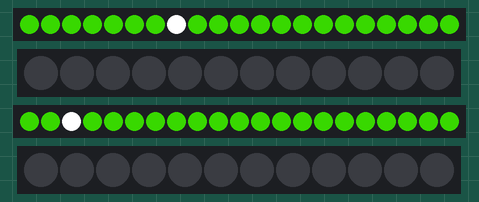
Bench run of a sketch on a simulated Arduino Nano, built with avr-gcc and run on an emulated ATmega328P. Shown: 2 × 21 RGB LEDs in strip order, left to right, 2 × 12 RGB LEDs in strip order, left to right. Random numbers use the default seed unless the sketch sets one.

Above: at 3.01 s.
At 8.09 s:
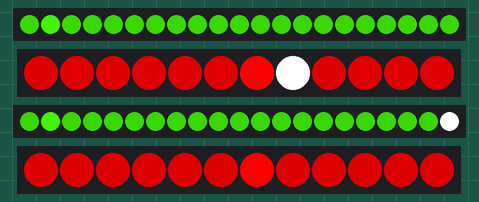
At 12.78 s:
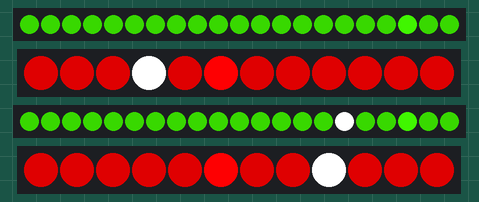
At 21.37 s:
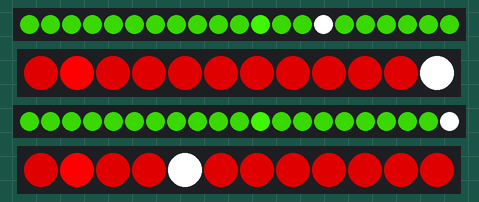
At 31.1 s:
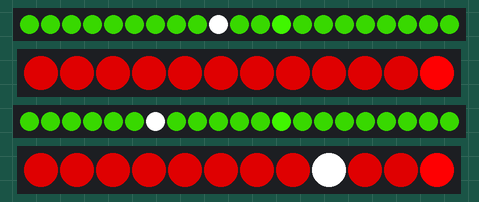
At 39.87 s:
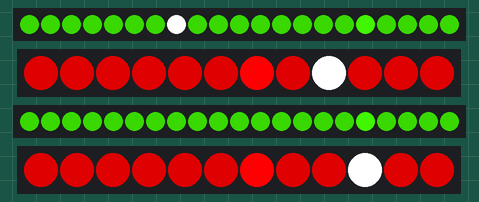

The sketch:

jellyfish_1.ino
```cpp
// NANO - ATMega328P (old bootloader)

#include "FastLED.h"
#define NUM_LEDSshort 12 //short
#define NUM_LEDSlong 21 //long

struct CRGB leds3[NUM_LEDSlong]; // 2 LONG
struct CRGB leds4[NUM_LEDSshort]; // 3 SHORT
struct CRGB leds5[NUM_LEDSlong];
struct CRGB leds6[NUM_LEDSshort];

//Lightning constants
#define FREQUENCY     30                // controls the interval between strikes
#define FLASHES       15                 // the upper limit of flashes per strike
#define BRIGHTNESS    255

//CRGB leds[NUM_LEDS];
#define color White;
unsigned int dimmer = 1;

uint8_t gHue = 0; // rotating "base color" used by many of the patterns
uint8_t myHue = 0;
uint8_t gBrightness = 180;
#define UPDATES_PER_SECOND 50


void setup() {

    delay(3000); // allows reprogramming if accidently blowing power w/leds
    LEDS.setBrightness(BRIGHTNESS);

    FastLED.addLeds<WS2812B,3,GRB>(leds3, NUM_LEDSlong).setCorrection(TypicalLEDStrip); // TALL ARM
    FastLED.addLeds<WS2812B,4,GRB>(leds4, NUM_LEDSshort).setCorrection(TypicalLEDStrip); // TALL ARM
    FastLED.addLeds<WS2812B,5,GRB>(leds5, NUM_LEDSlong).setCorrection(TypicalLEDStrip); // TALL ARM
    FastLED.addLeds<WS2812B,6,GRB>(leds6, NUM_LEDSshort).setCorrection(TypicalLEDStrip); // TALL ARM


}
void loop()
{
//  fill_solid( leds3, NUM_LEDSlong, CHSV(0,0,0));
//  fill_solid( leds4, NUM_LEDSshort, CHSV(0,0,0));
//  fill_solid( leds5, NUM_LEDSlong, CHSV(0,0,0));
//  fill_solid( leds6, NUM_LEDSshort, CHSV(0,0,0));

//  FastLED.show();
//
//
//   delay(150);
//  fill_solid( leds3, NUM_LEDSlong,CHSV(HUE_BLUE,255,255));
//  fill_solid( leds4, NUM_LEDSshort,CHSV(HUE_RED,255,255));
//  fill_solid( leds5, NUM_LEDSlong,CHSV(HUE_YELLOW,255,255));
//  fill_solid( leds6, NUM_LEDSshort,CHSV(HUE_PURPLE,255,255));
//
//        FastLED.show();
//   delay(150);
//  fill_solid( leds3, NUM_LEDSlong, CHSV(HUE_PURPLE,255,255));
//  fill_solid( leds4, NUM_LEDSshort, CHSV(HUE_RED,255,255));
//  fill_solid( leds5, NUM_LEDSlong, CHSV(HUE_GREEN,255,255));
//  fill_solid( leds6, NUM_LEDSshort, CHSV(HUE_YELLOW,255,255));
//
//        FastLED.show();
//   delay(150);
//
//        fill_solid( leds3, NUM_LEDSlong, CHSV(HUE_RED,255,255));
//        fill_solid( leds4, NUM_LEDSshort, CHSV(HUE_PURPLE,255,255));
//        fill_solid( leds5, NUM_LEDSlong, CHSV(HUE_YELLOW,255,255));
//        fill_solid( leds6, NUM_LEDSshort, CHSV(HUE_ORANGE,255,255));
//
//        FastLED.show();
//   delay(150);
//
//         fill_solid( leds3, NUM_LEDSlong, CHSV(HUE_GREEN,255,255));
//         fill_solid( leds4, NUM_LEDSshort, CHSV(HUE_ORANGE,255,255));
//         fill_solid( leds5, NUM_LEDSlong, CHSV(HUE_RED,255,255));
//         fill_solid( leds6, NUM_LEDSshort, CHSV(HUE_BLUE,255,255));
//meteorShowerLong();
//meteorShowerShort();
snowSparkleLong(85, 30, 50); //170  good blue
snowSparkleShort(255, 30, 50);
//lightningLong();
//lightningShort();

         FastLED.show();
}


//********************************************************************************
// SNOWSPARKLE // snowSparkle( int myHue, int sparkleDelay, int speedDelay )
//********************************************************************************
void snowSparkleLong(int myHue, int sparkleDelay, int speedDelay) {
  //setAll(red,green,blue);
  if(myHue > 0){
    gHue = myHue;
  }
  fill_solid( leds3, NUM_LEDSlong, CHSV(gHue,255,200));
   fill_solid( leds5, NUM_LEDSlong, CHSV(gHue,255,200));
  int Pixel = random(NUM_LEDSlong);
  //setPixel(Pixel,0xff,0xff,0xff);
  leds3[random(NUM_LEDSlong)]=CRGB(255,255,255);
  // leds3[random(NUM_LEDSlong)]=CRGB(255,255,255);
  // leds3[random(NUM_LEDSlong)]=CRGB(255,255,255);
  // leds3[random(NUM_LEDSlong)]=CRGB(255,255,255);
  // leds5[random(NUM_LEDSlong)]=CRGB(255,255,255);
  // leds5[random(NUM_LEDSlong)]=CRGB(255,255,255);
  // leds5[random(NUM_LEDSlong)]=CRGB(255,255,255);
  leds5[random(NUM_LEDSlong)]=CRGB(255,255,255);

  FastLED.show();
  delay(sparkleDelay);
  leds3[Pixel]=CHSV(gHue,255,255);
  leds5[Pixel]=CHSV(gHue,255,255);
  FastLED.show();
  delay(speedDelay);
}
//********************************************************************************
// SNOWSPARKLE // snowSparkle( int myHue, int sparkleDelay, int speedDelay )
//********************************************************************************
void snowSparkleShort(int myHue, int sparkleDelay, int speedDelay) {
  //setAll(red,green,blue);
  if(myHue > 0){
    gHue = myHue;
  }
  fill_solid( leds4, NUM_LEDSshort, CHSV(gHue,255,200));
  fill_solid( leds6, NUM_LEDSshort, CHSV(gHue,255,200));
  int Pixel = random(NUM_LEDSshort);
  //setPixel(Pixel,0xff,0xff,0xff);
  leds4[random(NUM_LEDSshort)]=CRGB(255,255,255);
  // leds4[random(NUM_LEDSshort)]=CRGB(255,255,255);
  // leds4[random(NUM_LEDSshort)]=CRGB(255,255,255);
  // leds4[random(NUM_LEDSshort)]=CRGB(255,255,255);
  // leds6[random(NUM_LEDSshort)]=CRGB(255,255,255);
  // leds6[random(NUM_LEDSshort)]=CRGB(255,255,255);
  // leds6[random(NUM_LEDSshort)]=CRGB(255,255,255);
  leds6[random(NUM_LEDSshort)]=CRGB(255,255,255);

  FastLED.show();
  delay(sparkleDelay);
  leds4[Pixel]=CHSV(gHue,255,255);
  leds6[Pixel]=CHSV(gHue,255,255);
  FastLED.show();
  delay(speedDelay);
}
/////////////////////////////////////////////
// LIGHTNING
// 10/6/2018
// Flashing lightning
/////////////////////////////////////////////
// The first "flash" in a bolt of lightning is the "leader." The leader
// is usually duller and has a longer delay until the next flash. Subsequent
// flashes, the "strokes," are brighter and happen at shorter intervals.

void lightningLong(){
  for (int flashCounter = 0; flashCounter < random8(3,FLASHES); flashCounter++)
    {
      if(flashCounter == 0) dimmer = 5;     // the brightness of the leader is scaled down by a factor of 5
      else dimmer = random8(1,3);           // return strokes are brighter than the leader

      fill_solid(leds3,NUM_LEDSlong,CHSV(255, 0, 255/dimmer));
      fill_solid(leds5,NUM_LEDSlong,CHSV(255, 0, 255/dimmer));


      FastLED.show();
      delay(random8(4,10));                 // each flash only lasts 4-10 milliseconds
      fill_solid(leds3,NUM_LEDSlong,CHSV(0, 0, 0));
      fill_solid(leds5,NUM_LEDSlong,CHSV(0, 0, 0));

      FastLED.show();

      if (flashCounter == 0) delay (150);   // longer delay until next flash after the leader
      delay(50+random8(100));               // shorter delay between strokes
    }
    delay(random8(FREQUENCY)*100);          // delay between strikes
}
void lightningShort(){
  for (int flashCounter = 0; flashCounter < random8(3,FLASHES); flashCounter++)
    {
      if(flashCounter == 0) dimmer = 5;     // the brightness of the leader is scaled down by a factor of 5
      else dimmer = random8(1,3);           // return strokes are brighter than the leader

      fill_solid(leds4,NUM_LEDSshort,CHSV(160, 255, 255/dimmer));
      fill_solid(leds6,NUM_LEDSshort,CHSV(160, 255, 255/dimmer));

      FastLED.show();
      delay(random8(4,10));                 // each flash only lasts 4-10 milliseconds

      fill_solid(leds4,NUM_LEDSshort,CHSV(0, 0, 0));
      fill_solid(leds6,NUM_LEDSshort,CHSV(0, 0, 0));
      FastLED.show();

      if (flashCounter == 0) delay (150);   // longer delay until next flash after the leader
      delay(50+random8(100));               // shorter delay between strokes
    }
    delay(random8(FREQUENCY)*100);          // delay between strikes
}


/////////////////////////////////////////////
// METEOR SHOWER
// 5/27/2018
// Fast zooming meteors
/////////////////////////////////////////////

uint8_t Longhue = 120;
byte Longidex = 255;
byte LongmeteorLength = 8;
int LongbyteCount = 155;
byte Longtemp[3];

void meteorShowerLong(){

    // start by fading to black
    //fadeToBlackBy( leds, NUM_LEDS, 20);
   //for(int i=0; i<100; i++){
  // slide all the pixels down one in the array
   memmove8( &leds3[1], &leds3[0], ((NUM_LEDSlong - 1) * 3) );
   memmove8( &leds5[1], &leds5[0], ((NUM_LEDSlong - 1) * 3) );

  // increment the meteor display frame
  Longidex++;
  // make sure we don't drift into space
  if ( Longidex > LongmeteorLength ) {
    Longidex = 255;
    // cycle through hues in each successive meteor tail
    Longhue+=1;
    //hue = 90;
  }

  // this switch controls the actual meteor animation, i.e., what gets placed in the
  // first position and then subsequently gets moved down the strip by the memmove above
  switch ( Longidex ) {
  case 0:
    leds3[0] = CRGB(200,200,200);
    leds5[0] = CRGB(200,200,200);

    break;
  case 1:
    leds3[0] = CHSV((Longhue), 255, 210);
    leds5[0] = CHSV((Longhue), 255, 210);
    break;
  case 2:
    leds3[0] = CHSV((Longhue), 255, 200);
    leds5[0] = CHSV((Longhue), 255, 200);
    break;
  case 3:
    leds3[0] = CHSV((Longhue), 255, 190);
    leds5[0] = CHSV((Longhue), 255, 190);
    break;
  case 4:
    leds3[0] = CHSV((Longhue), 255, 180);
    leds5[0] = CHSV((Longhue), 255, 180);

    break;
  case 5:
    leds3[0] = CHSV((Longhue), 255, 170);
    leds5[0] = CHSV((Longhue), 255, 170);
    break;
  case 6:
    leds3[0] = CHSV((Longhue), 160, 160);
    leds5[0] = CHSV((Longhue), 160, 160);
    break;
  case 7:
    leds3[0] = CHSV((Longhue), 140, 170);
    leds5[0] = CHSV((Longhue), 140, 170);
    break;
  case 8:
    leds3[0] = CHSV((Longhue), 120, 160);
    leds5[0] = CHSV((Longhue), 120, 160);
    break;
  case 9:
    leds3[0] = CHSV((Longhue), 100, 150);
    leds5[0] = CHSV((Longhue), 100, 150);
    break;
  case 10:
    leds3[0] = CHSV((Longhue), 100, 140);
    leds5[0] = CHSV((Longhue), 100, 140);
    break;
  case 11:
    leds3[0] = CHSV((Longhue), 100, 150);
    leds5[0] = CHSV((Longhue), 100, 150);
    break;
  case 12:
    leds3[0] = CHSV((Longhue ), 100, 150);
    leds5[0] = CHSV((Longhue ), 100, 150);
    break;
  case 13:
    leds3[0] = CHSV(Longhue, 100, 150);
    leds5[0] = CHSV(Longhue, 100, 150);
    break;
  case 14:
    leds3[0] = CHSV((Longhue ), 100, 90);
    leds5[0] = CHSV((Longhue ), 100, 90);
    break;
  case 15:
    leds3[0] = CHSV((Longhue ), 100, 80);
    leds5[0] = CHSV((Longhue ), 100, 80);
    break;
  case 16:
    leds3[0] = CHSV((Longhue ), 100, 70);
    leds5[0] = CHSV((Longhue ), 100, 70);
    break;
  case 17:
    leds3[0] = CHSV((Longhue ), 100, 60);
    leds5[0] = CHSV((Longhue ), 100, 60);
    break;
  case 18:
    leds3[0] = CHSV((Longhue ), 100, 50);
    leds5[0] = CHSV((Longhue ), 100, 50);
    break;
  default:
    leds3[0] = CRGB::Black;
    leds5[0] = CRGB::Black;
  }

  // show the blinky
  FastLED.show();
  // control the animation speed/frame rate
  delay(20);
     //}

}

/////////////////////////////////////////////
// METEOR SHOWER
// 5/27/2018
// Fast zooming meteors
/////////////////////////////////////////////

uint8_t Shorthue = 50;
byte Shortidex = 255;
byte meteorLengthShort = 12;
int ShortbyteCount = 155;
byte Shorttemp[3];

void meteorShowerShort(){

    // start by fading to black
    //fadeToBlackBy( leds, NUM_LEDS, 20);
   //for(int i=0; i<100; i++){
  // slide all the pixels down one in the array

  memmove8( &leds4[1], &leds4[0], ((NUM_LEDSshort - 1) * 3) );
  memmove8( &leds6[1], &leds6[0], ((NUM_LEDSshort - 1) * 3) );


  // increment the meteor display frame
  Shortidex++;
  // make sure we don't drift into space
  if ( Shortidex > meteorLengthShort ) {
    Shortidex = 255;
    // cycle through hues in each successive meteor tail
    Shorthue+=3;
    //hue = 90;
  }

  // this switch controls the actual meteor animation, i.e., what gets placed in the
  // first position and then subsequently gets moved down the strip by the memmove above
  switch ( Shortidex ) {
  case 0:
    leds4[0] = CRGB(200,200,200);
    leds6[0] = CRGB(200,200,200);

    break;
  case 1:
    leds4[0] = CHSV((Shorthue), 255, 210);
    leds6[0] = CHSV((Shorthue), 255, 210);
    break;
  case 2:
    leds4[0] = CHSV((Shorthue), 255, 200);
    leds6[0] = CHSV((Shorthue), 255, 200);
    break;
  case 3:
    leds4[0] = CHSV((Shorthue), 255, 190);
    leds6[0] = CHSV((Shorthue), 255, 190);
    break;
  case 4:
    leds4[0] = CHSV((Shorthue), 255, 180);
    leds6[0] = CHSV((Shorthue), 255, 180);

    break;
  case 5:
    leds4[0] = CHSV((Shorthue), 255, 170);
    leds6[0] = CHSV((Shorthue), 255, 170);
    break;
  case 6:
    leds4[0] = CHSV((Shorthue), 160, 160);
    leds6[0] = CHSV((Shorthue), 160, 160);
    break;
  case 7:
    leds4[0] = CHSV((Shorthue), 140, 170);
    leds6[0] = CHSV((Shorthue), 140, 170);
    break;
  case 8:
    leds4[0] = CHSV((Shorthue), 120, 160);
    leds6[0] = CHSV((Shorthue), 120, 160);
    break;
  case 9:
    leds4[0] = CHSV((Shorthue), 100, 150);
    leds6[0] = CHSV((Shorthue), 100, 150);
    break;
  case 10:
    leds4[0] = CHSV((Shorthue), 100, 140);
    leds6[0] = CHSV((Shorthue), 100, 140);
    break;
  case 11:
    leds4[0] = CHSV((Shorthue), 100, 150);
    leds6[0] = CHSV((Shorthue), 100, 150);
    break;
  case 12:
    leds4[0] = CHSV((Shorthue ), 100, 150);
    leds6[0] = CHSV((Shorthue ), 100, 150);
    break;

  default:
    leds4[0] = CRGB::Black;
    leds6[0] = CRGB::Black;
  }

  // show the blinky
  FastLED.show();
  // control the animation speed/frame rate
  delay(20);
     //}

}
```
